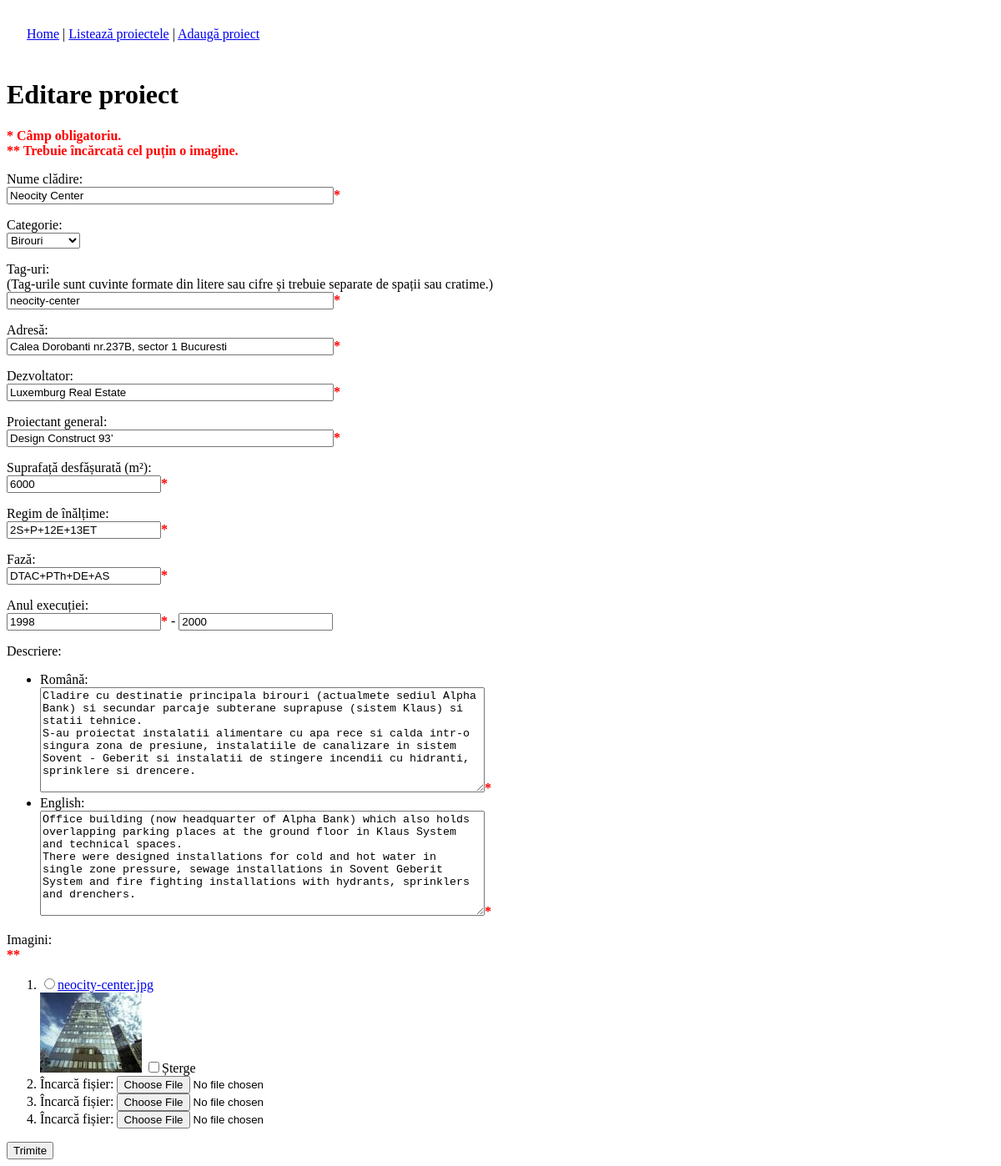
/admin/edit.php?id=18, run on the app's committed database.
### tables this page shows
CREATE TABLE `portfolio` (
  `id` int(11) NOT NULL auto_increment,
  `name` varchar(128) NOT NULL,
  `category` enum('office','residential','hotel','industrial','commercial','restoration','hospital','other') NOT NULL,
  `tags` varchar(64) NOT NULL,
  `address` varchar(512) NOT NULL,
  `developer` varchar(128) NOT NULL,
  `chief_architect` varchar(128) NOT NULL,
  `whole_area` int(11) default NULL,
  `height` varchar(128) NOT NULL,
  `phase` varchar(128) NOT NULL,
  `year_begin` year(4) default NULL,
  `year_end` year(4) default NULL,
  `description` text NOT NULL,
  `images` varchar(512) NOT NULL,
  PRIMARY KEY  (`id`)
);

CREATE TABLE `languages` (
  `code` varchar(8) NOT NULL,
  `name` varchar(32) NOT NULL,
  `image` varchar(64) default NULL,
  PRIMARY KEY  (`code`)
);

### SingletonDB.class.php (called while the page is built, shortened)
<?php
class SingletonDB
{
	private static $connection;
	public static function connect()
	{
		if(!isset(self::$connection))
		{
			self::$connection = new mysqli(ADDRESS, USERNAME, PASSWORD, DATABASE);
		}
		return self::$connection;
	}
}
?>

### Content.class.php (called while the page is built, shortened)
<?php
require_once('util.inc.php');
class Content
{
	protected $db;
	protected $languages;
	protected $content;
	protected $lang;
	public function __construct($namespace)
	{
		try {
			$this->db = SingletonDB::connect();
			if( !($result = $this->db->query("SELECT * FROM `languages`")) )
				throw new DBException('query');
			while($row = $result->fetch_assoc())
			{
				$this->languages[$row['code']]['name'] = $row['name'];
				$this->languages[$row['code']]['img'] = $row['image'];
			}
			$matchedLang = DEFAULT_LANG;
			if(isset($_GET['lang']))
			{
				$lang = $this->processLangCode($_GET['lang']);
				$this->lang = $lang;
				if($lang != $matchedLang)
					setcookie("lang", $lang, time() + 30*24*60*60);
				else
					setcookie("lang", $lang, time() - 3600);
			}
			else if(isset($_COOKIE['lang']))
				$this->lang = $this->processLangCode($_COOKIE['lang']);
			else
				$this->lang = $matchedLang;
				if( !($result = $this->db->query("SELECT * FROM `content` WHERE namespace = 'common' OR namespace = '"
					. $namespace . "'")) )
				throw new DBException('query');
			while($row = $result->fetch_assoc())
			{
				$this->content[$row['name']] = json_decode($row['value'], true);
			}
		}
		catch(DBException $e) {
			echo $e->errorMessage();
			die();
		}
	}
	public function getLanguages()
	{
		return $this->languages;
	}
	public function __get($name)
	{
		if(isset($this->content[$name]))
			return $this->content[$name][$this->lang];
		else
			return null;
	}
	public function getProject($id, $fullInfo = false)
	{
		$result = $this->db->query(
			"SELECT * from `portfolio` WHERE id = " . $id);
		$row = $result->fetch_assoc();
		$row['category_code'] = $row['category'];
		switch($row['category_code'])
		{
		case 'office':
			$row['category'] = $this->project_category_office;
			break;
		}
		$descriptions = json_decode($row['description'], true);
		$row['description'] = $descriptions[$this->lang];
		if($fullInfo)
			$row['descriptions'] = $descriptions;
		$images = json_decode($row['images'], true);
		$row['images'] = $images;
		return $row;
	}
}

### util.inc.php (called while the page is built, shortened)
<?php
function getThumbFileName($img)
{
	$ext = strrchr($img, '.');
	$basename = substr($img, 0, strpos($img, $ext));
	$thumb = "${basename}_thumb${ext}";
	return $thumb;
}

### admin/edit.php (the view, shortened to what this page needs)
<?php
require_once('../Content.class.php');
require_once('../util.inc.php');
if(isset($_GET['id']))
	$id = $_GET['id'];
else if(isset($_POST['id']))
	$id = $_POST['id'];
else
	$id = null;
$dbContent = new Content('common');
$languages = $dbContent->getLanguages();
if(isset($_POST['submited']))
{
	$project['name'] = $_POST['name'];
	$project['category_code'] = $_POST['category_code'];
	$project['tags'] = $_POST['tags'];
	$project['address'] = $_POST['address'];
	$project['developer'] = $_POST['developer'];
	$project['chief_architect'] = $_POST['chief_architect'];
	$project['whole_area'] = (empty($_POST['whole_area']) ? 'NULL' : $_POST['whole_area']);
	$project['height'] = $_POST['height'];
	$project['phase'] = $_POST['phase'];
	$project['year_begin'] = (empty($_POST['year_begin']) ? 'NULL' : $_POST['year_begin']);
	$project['year_end'] = (empty($_POST['year_end']) ? 'NULL' : $_POST['year_end']);
	foreach($languages as $code => $value)
	{
		$project['descriptions'][$code] = stripslashes($_POST['description_'. $code]);
	}
	if(isset($_POST['default_img']))
		$project['images'][] = $_POST['default_img'];
	for($i = 0; $i < PICTS_PER_PRJ; $i++)
	{
		if(isset($_POST["img_$i"]) && !isset($_POST["del_$i"])
				&& $_POST["img_$i"] != $_POST['default_img'])
			$project['images'][] = $_POST["img_$i"];
		if(!isset($_POST["del_$i"]))
			continue;
		deleteImage($_POST["del_$i"]);
	}
	try {
	foreach($_FILES as $file)
	{
		if($file['error'] == 4)
			continue;
		if($file['error'] != 0)
			throw new FileUploadException($file['error']);
		$filename = $file['name'];
		if (file_exists('../images/portfolio/'. $filename))
			throw new FileUploadException(-1);
		else
		{
			move_uploaded_file($file["tmp_name"],
				'../images/portfolio/'. $filename);
			$thumbImg = new SimpleImage();
			$thumbImg->load('../images/portfolio/'. $filename);
			$thumbImg->saveThumbnail('../images/portfolio/'.
				getThumbFileName($filename), 128, 96);
		}
		$project['images'][] = $file['name'];
	}
	}
	catch(FileUploadException $e) {
		echo $e->errorMessage();
	}
	if($id == null)
	{
		Content::insertProject($project);
	}
	else
	{
		Content::updateProject($id, $project);
	}
	header('Location: list.php');
}
else
{
	if($id == null)
	{
		$project['name'] = '';
		$project['category_code'] = 'office';
		$project['tags'] = '';
		$project['address'] = '';
		$project['developer'] = '';
		$project['chief_architect'] = '';
		$project['whole_area'] = '';
		$project['height'] = '';
		$project['phase'] = '';
		$project['year_begin'] = '';
		$project['year_end'] = '';
		foreach($languages as $code => $value)
		{
			$project['descriptions'][$code] = '';
		}
		$project['images'] =  array();
	}
	else
	{
		$project = $dbContent->getProject($id, true);
	}
}
?>
<!DOCTYPE html PUBLIC "-//W3C//DTD XHTML 1.0 Strict//EN" "http://www.w3.org/TR/xhtml1/DTD/xhtml1-strict.dtd">
<html xmlns="http://www.w3.org/1999/xhtml">
<head>
<link href="../css/admin.css" rel="stylesheet" type="text/css" />
</head>
<body>
<?php
	include('menu.php');
	if($id == null)
		echo "<h1>Adăugare proiect</h1>";
	else
		echo "<h1>Editare proiect</h1>";
	echo '<div class="mandatory">* Câmp obligatoriu.</div>
	<div class="mandatory">** Trebuie încărcată cel puțin o imagine.</div>';
	echo '<form action="edit.php" method="post" enctype="multipart/form-data">
	<input type="hidden" name="submited" id="submited" />
	';
	echo '
	<p><label for="name">Nume clădire: <br /></label>
	<input type="text" name="name" id="name" value="'. $project['name']. '" class="long-field" /><span class="mandatory">*</span></p>
	<p><label for="category_code">Categorie: <br /></label>
	<select name="category_code" id="category_code">
		<option value="office"'.
			($project['category_code']=='office' ? ' selected="selected"' : ''). '>Birouri</option>
		<option value="residential"'.
			($project['category_code']=='residential' ? ' selected="selected"' : ''). '>Rezidențial</option>
		<option value="hotel"'.
			($project['category_code']=='hotel' ? ' selected="selected"' : ''). '>Hotel</option>
		<option value="industrial"'.
			($project['category_code']=='industrial' ? ' selected="selected"' : ''). '>Industrial</option>
		<option value="commercial"'.
			($project['category_code']=='commercial' ? ' selected="selected"' : ''). '>Comercial</option>
		<option value="restoration"'.
			($project['category_code']=='restoration' ? ' selected="selected"' : ''). '>Restaurări</option>
		<option value="hospital"'.
			($project['category_code']=='hospital' ? ' selected="selected"' : ''). '>Spitale</option>
		<option value="other"'.
			($project['category_code']=='other' ? ' selected="selected"' : ''). '>Diverse</option>
	</select></p>
	<p><label for="tags">Tag-uri: <br />(Tag-urile sunt cuvinte formate din litere sau cifre și trebuie separate de spații sau cratime.)<br /></label>
	<input type="text" name="tags" id="tags" value="'. $project['tags']. '" class="long-field" /><span class="mandatory">*</span></p>
	<p><label for="address">Adresă: <br /></label>
	<input type="text" name="address" id="address" value="'. $project['address']. '" class="long-field" /><span class="mandatory">*</span></p>
	<p><label for="developer">Dezvoltator: <br /></label>
	<input type="text" name="developer" id="developer" value="'. $project['developer']. '" class="long-field" /><span class="mandatory">*</span></p>
	<p><label for="chief_architect">Proiectant general: <br /></label>
	<input type="text" name="chief_architect" id="chief_architect" value="'. $project['chief_architect']. '" class="long-field" /><span class="mandatory">*</span></p>
	<p><label for="whole_area">Suprafață desfășurată (m&sup2;): <br /></label>
	<input type="text" name="whole_area" id="whole_area" value="'. $project['whole_area']. '" /><span class="mandatory">*</span></p>
	<p><label for="height">Regim de înălțime: <br /></label>
	<input type="text" name="height" id="height" value="'. $project['height']. '" /><span class="mandatory">*</span></p>
	<p><label for="phase">Fază: <br /></label>
	<input type="text" name="phase" id="phase" value="'. $project['phase']. '" /><span class="mandatory">*</span></p>
	<p><label for="year_begin">Anul execuției: <br /></label>
	<input type="text" name="year_begin" id="year_begin" value="'. $project['year_begin']. '" /><span class="mandatory">*</span> - <input type="text" name="year_end" id="year_end" value="'. $project['year_end']. '" /></p>
	<p><label>Descriere: <br /></label><ul>
		';
	foreach($languages as $code => $value)
	{
		echo '<li><label for="description_'. $code. '">'. $value['name']. ': <br /></label>';
		echo '<textarea rows="8" cols="64" name="description_'. $code. '" id="description_'.
			$code. '">'.
			$project['descriptions'][$code]. '</textarea><span class="mandatory">*</span></li>
';
	}
	echo '
	</ul></p>
	<p><label>Imagini: <br /></label><span class="mandatory">**</span><ol>
		';
	$count = 0;
	foreach($project['images'] as $img)
	{
		$thumb = getThumbFileName($img);
		echo '<li><input type="radio" name="default_img" value="'. $img. '" /><a href="../images/portfolio/'. $img. '" target="_black">'.
			$img. '<br /><img src="../images/portfolio/'. $thumb. '" alt="'. $img. '" /></a> <input type="checkbox" name="del_'. $count. '" value="'. $img. '" />Șterge'.
			'<input type="hidden" name="img_'. $count. '" value="'. $img. '" /></li>
		';
		$count++;
	}
	for($i=0; $i < (PICTS_PER_PRJ - $count); $i++)
	{
		echo '<li><label for="file_'. $i. '">Încarcă fișier: </label><input type="file" name="file_'. $i. '" id="file_'. $i. '" />';
	}
	echo '
	</ol>
	<input type="submit" value="Trimite" />
</form>
';
?>
</body>
</html>

### css/admin.css (style rules this page uses)
.mandatory { color: red; font-weight: bold; }
.long-field { width: 384px; }

### data on the page
portfolio: name "Neocity Center", category_code "Birouri", tags "neocity-center", address "Calea Dorobanti nr.237B, sector 1 Bucuresti", developer "Luxemburg Real Estate", chief_architect "Design Construct 93’", whole_area "6000", height "2S+P+12E+13ET", phase "DTAC+PTh+DE+AS", year_begin "1998", year_end "2000"
languages: name "Română", value "Cladire cu destinatie principala birouri (actualmete sediul Alpha Bank) si secundar parcaje subterane suprapuse (sistem Klaus) si statii tehnice. S-au proiectat instalatii alimentare cu apa rece si calda intr-o singura zona de presiune, instalatiile de canalizare in sistem Sovent - Geberit si instalatii de stingere incendii cu hidranti, sprinklere si drencere."
languages: name "English", value "Office building (now headquarter of Alpha Bank) which also holds overlapping parking places at the ground floor in Klaus System and technical spaces. There were designed installations for cold and hot water in single zone pressure, sewage installations in Sovent Geberit System and fire fighting installations with hydrants, sprinklers and drenchers."

### other printed values
$img "neocity-center.jpg"
